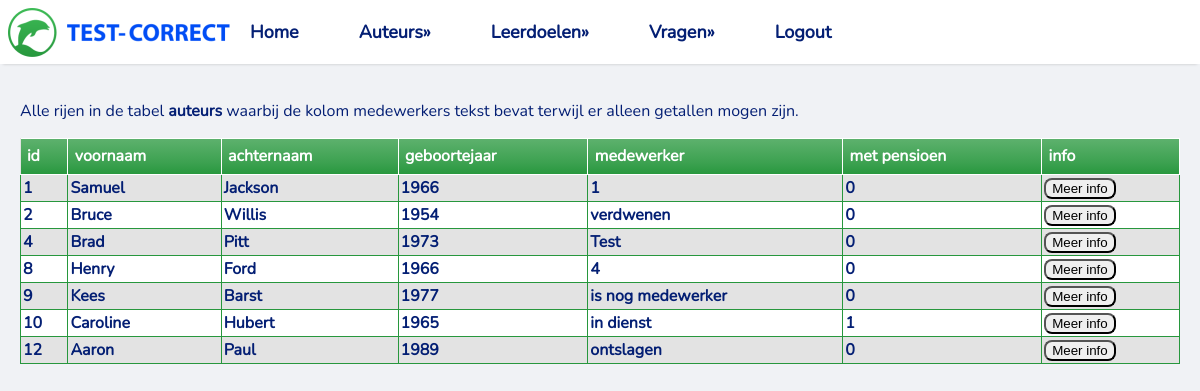
/auteur_text, run on the app's committed database.
### tables this page shows
CREATE TABLE `auteurs` (
  `id` integer NOT NULL
,  `voornaam` varchar(80) NOT NULL
,  `achternaam` varchar(80) NOT NULL
,  `geboortejaar` integer DEFAULT NULL
,  `medewerker` varchar(250) NOT NULL
,  `met pensioen` integer NOT NULL
);

### app.py (the view)
@app.route("/auteur_text")
def get_auteur_text():
    tables = dbm.get_table_list()
    rows, columns = dbm.get_auteur_string()
    return render_template("auteur_strings.html", table_list=tables, rows=rows, columns=columns)

### lib/tablemodel.py (called while the page is built)
    def get_table_list(self):
        cursor = sqlite3.connect(self.database_file).cursor()
        cursor.execute("SELECT name FROM sqlite_master WHERE type='table'")
        tables = [table[0] for table in cursor.fetchall()]
        return tables

    def get_auteur_string(self):
        cursor = sqlite3.connect(self.database_file).cursor()
        cursor.execute(f"SELECT * FROM auteurs WHERE medewerker != 0 AND medewerker != 1")
        auteur_headers = [column_name[0] for column_name in cursor.description]
        auteur_content = cursor.fetchall()
        return auteur_content, auteur_headers

### templates/auteur_strings.html (shortened to what this page needs)
<!DOCTYPE html>
<html lang="en">
<head>
    <link rel="stylesheet" href="/static/basic.css" type="text/css">
</head>
<body>
{% include "Navbar.html" %}
<main>
    <p>Alle rijen in de tabel <b>auteurs</b> waarbij de kolom medewerkers tekst bevat terwijl er alleen getallen mogen zijn.</p>
 <div class="container">
    <table>
        <thead>
        <tr>
            {% for column in columns %}
                <th>{{ column }}</th>
            {% endfor %}
            <th>info</th>
        </tr>
        </thead>
        <tbody>
        {% for row in rows %}
        <tr class="active-row">
            {% for field in row %}
                <td>{{ field }}</td>
            {% endfor %}
        <td>
            <a href="https://www.test-correct.nl/?vraag={{ row[0] }}"><button>Meer info</button></a>
        </td>
        </tr>
        {% endfor %}
        </tbody>
    </table>
</div>
</main>
</body>
</html>

### templates/Navbar.html (shortened to what this page needs)
<nav>
    <ul>
        <li id="nav_logo"><img src="/static/test-correct.png" alt="Test-Correct"></li>
        <li><a href="/home">Home</a></li>
        <li>
            <a>Auteurs</a>
        </li>
        <li>
            <a>Leerdoelen</a>
        </li>
        <li>
            <a>Vragen</a>
        </li>
        <li><a href='/'>Logout</a></li>
    </ul>
</nav>

### static/basic.css (style rules this page uses)
* { box-sizing: border-box }
:root { --sans: 1em/1.6 system-ui, -apple-system, BlinkMacSystemFont, Segoe UI, Roboto, Oxygen, Ubuntu, Cantarell, Droid Sans, Helvetica Neue, Fira Sans, sans-serif; --mono: SFMono-Regular, Consolas, 'Liberation Mono', Menlo, Courier, 'Courier New', monospace; --font-nunito: url("../static/fonts/Nunito-Regular.ttf"); --c1: #ffffff; --c2: #f0f2f5; --c3: #f0f2f5; --c4: #041f74; --c5:#000; --c6: #000000; --m1: 8px; --rc: 8px; }
html { -ms-text-size-adjust: 100%; -webkit-text-size-adjust: 100%; }
body { margin: 100px 0 0; font-family: 'Nunito', serif; font-weight: 400; font-style: normal; text-rendering: optimizeLegibility; -webkit-font-smoothing: antialiased; background-color: var(--c3); color: var(--c4); }
nav { margin:0px auto 500px; box-shadow: 0 3px 3px -3px rgba(0, 0, 0, .2); width:100%; height:auto; display:flex; flex-wrap:nowrap; background:var(--c1); position:fixed; top:0; }
nav ul { margin:0;padding:0; list-style-type:none; display:flex; flex-wrap:nowrap; }
nav ul li { position:relative; margin:0 20px 0 0; float:left; display:inline-block; }
li > a:after { content: '»'; }
li > a:only-child:after { content: ''; }
nav ul li a { padding:20px; display:inline-block; color: #041f74; text-decoration:none; font-weight:bold; font-size: 18px }
table { border: 0px solid #27973D;background-color: #e3e3e3;width: 100% ;text-align: left; }
table td, table.purpleHorizon th { border: 1px solid #27973d;padding: 2px 2px; }
table tbody td { font-size: 16px;font-weight: bold;color: #041f74; }
table tr:nth-child(even) { background: #ffffff; }
table thead { background: #27973D;background: -moz-linear-gradient(top, #5db16d 0%, #3ca150 66%, #27973D 100%); background: -webkit-linear-gradient(top, #5db16d 0%, #3ca150 66%, #27973D 100%); background: linear-gradient(to bottom, #5db16d 0%, #3ca150 66%, #27973D 100%);border-bottom: 0px solid #270096; }
table thead th { font-size: 16px;font-weight: bold;color: #FFFFFF;text-align: left;border-left: 0px solid #041f74; }
table thead th:first-child { border-left: none; }
img, iframe { border: none; max-width: 100% }
table { border-collapse: collapse; border-spacing: 0; margin:1em 0 }
th, td { text-align: left; vertical-align: top; border: 1px solid; padding: 0.4em }
thead,tfoot { background: var(--c2) }
pre,code,input,select,textarea,button,img { border-radius: var(--rc) }
main,footer { margin: 0; width: auto; text-align: left; align-items: left; padding: 0 20px; }
#nav_logo { max-width: 100%; min-width: 230px; border: 0; margin: 0; }

### data on the page
auteurs: row "1" "0", voornaam "Samuel", achternaam "Jackson", geboortejaar "1966", medewerker "1"
auteurs: row "2" "0", voornaam "Bruce", achternaam "Willis", geboortejaar "1954", medewerker "verdwenen"
auteurs: row "4" "0", voornaam "Brad", achternaam "Pitt", geboortejaar "1973", medewerker "Test"
auteurs: row "8" "4" "0", voornaam "Henry", achternaam "Ford", geboortejaar "1966"
auteurs: row "9" "0", voornaam "Kees", achternaam "Barst", geboortejaar "1977", medewerker "is nog medewerker"
auteurs: row "10" "1", voornaam "Caroline", achternaam "Hubert", geboortejaar "1965", medewerker "in dienst"
auteurs: row "12" "0", voornaam "Aaron", achternaam "Paul", geboortejaar "1989", medewerker "ontslagen"

### other printed values
{{ column }} "id" "voornaam" "achternaam" "geboortejaar" "medewerker" "met pensioen"
